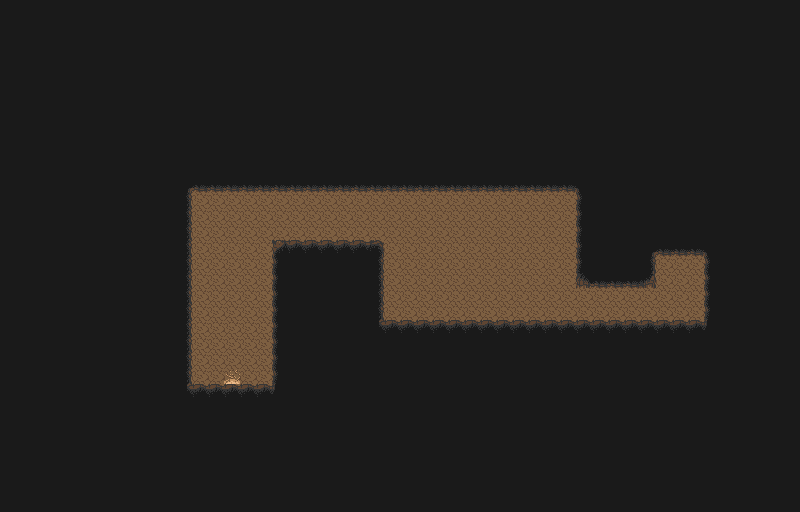

This game map was drawn from its Tiled (.tmx) file and the tilesets committed beside it. A one-line description and the trimmed map source follow:
An orthogonal 50x32 tile map with 16x16 px tiles, 2 tile layers (Base, Objects), 1 hidden layer not drawn, 2 tilesets and 23 objects (8x bat, toTest, small).

<map version="1.10" tiledversion="1.12.2" orientation="orthogonal" renderorder="right-down" width="50" height="32" tilewidth="16" tileheight="16" infinite="0" nextlayerid="10" nextobjectid="116">
 <editorsettings>
  <export target="testCave.lua" format="lua" />
 </editorsettings>
 <properties>
  <property name="dark" type="bool" value="true" />
 </properties>
 <tileset firstgid="1" name="overworld" tilewidth="16" tileheight="16" tilecount="1480" columns="40">
  <image source="_tilesets/overworld.png" width="640" height="592" />
 </tileset>
 <tileset firstgid="1481" name="cave" tilewidth="16" tileheight="16" tilecount="160" columns="16">
  <image source="_tilesets/cave.png" width="256" height="160" />
 </tileset>
 <layer id="1" name="Base" width="50" height="32">
  <data>[1600 cells, 1600 non-empty, 15 distinct tile ids]</data>
 </layer>
 <objectgroup id="3" name="Walls">
  <object id="72" x="192" y="384" width="32" height="16" />
  <object id="73" x="272" y="240" width="16" height="160" />
  <object id="75" x="176" y="176" width="16" height="224" />
  <object id="76" x="192" y="176" width="400" height="16" />
  <object id="85" x="368" y="320" width="336" height="16" />
  <object id="86" x="368" y="240" width="16" height="80" />
  <object id="87" x="288" y="240" width="80" height="16" />
  <object id="97" x="240" y="384" width="32" height="16" />
  <object id="100" x="576" y="192" width="16" height="96" />
  <object id="104" x="592" y="272" width="64" height="16" />
  <object id="107" x="640" y="240" width="16" height="32" />
  <object id="108" x="656" y="240" width="48" height="16" />
  <object id="109" x="704" y="240" width="16" height="96" />
 </objectgroup>
 <objectgroup id="5" name="Loot" />
 <objectgroup id="6" name="Enemies">
  <object id="101" name="bat" x="432" y="248">
   <properties>
    <property name="form" type="int" value="1" />
   </properties>
   <point />
  </object>
  <object id="102" name="bat" x="544" y="232">
   <properties>
    <property name="form" type="int" value="1" />
   </properties>
   <point />
  </object>
  <object id="103" name="bat" x="500" y="284">
   <properties>
    <property name="form" type="int" value="1" />
   </properties>
   <point />
  </object>
  <object id="111" name="bat" x="478.525" y="257.022">
   <properties>
    <property name="form" type="int" value="1" />
   </properties>
   <point />
  </object>
  <object id="112" name="bat" x="506.151" y="266.395">
   <properties>
    <property name="form" type="int" value="1" />
   </properties>
   <point />
  </object>
  <object id="113" name="bat" x="535.257" y="282.182">
   <properties>
    <property name="form" type="int" value="1" />
   </properties>
   <point />
  </object>
  <object id="114" name="bat" x="439.552" y="292.542">
   <properties>
    <property name="form" type="int" value="1" />
   </properties>
   <point />
  </object>
  <object id="115" name="bat" x="217.556" y="320.661">
   <properties>
    <property name="form" type="int" value="1" />
   </properties>
   <point />
  </object>
 </objectgroup>
 <objectgroup id="9" name="Triggers" />
 <objectgroup id="7" name="Transitions">
  <object id="96" name="toTest" x="224" y="388" width="16" height="16">
   <properties>
    <property name="destX" type="int" value="560" />
    <property name="destY" type="int" value="258" />
   </properties>
  </object>
 </objectgroup>
 <objectgroup id="8" name="Chests">
  <object id="110" name="test2" type="small" x="672" y="264" width="16" height="16" />
 </objectgroup>
 <layer id="2" name="Objects" width="50" height="32">
  <data>[1600 cells, 0 non-empty, 0 distinct tile ids]</data>
 </layer>
 <layer id="4" name="Test" width="50" height="32" visible="0">
  <data>[1600 cells, 0 non-empty, 0 distinct tile ids]</data>
 </layer>
</map>
